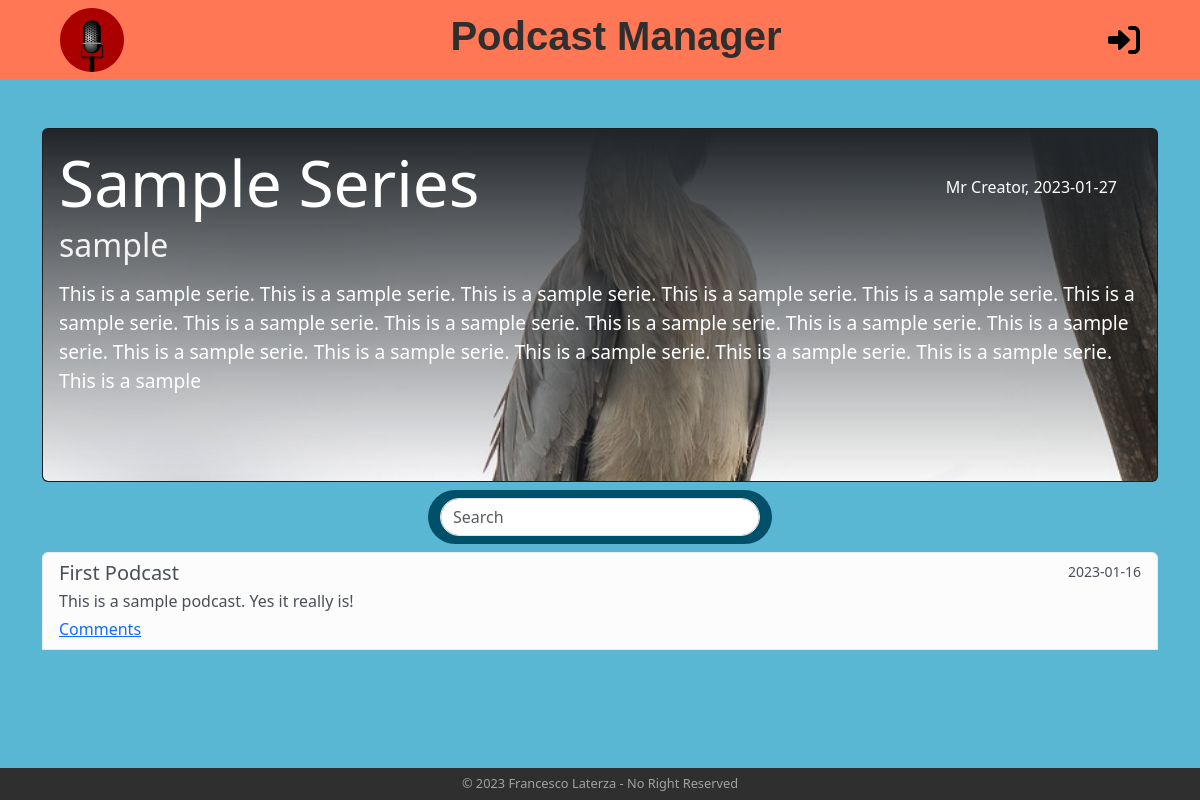
Page /series/10 on the committed database.
### tables this page shows
CREATE TABLE "series" (
	"id"	INTEGER,
	"title"	TEXT NOT NULL,
	"category"	TEXT NOT NULL,
	"date"	TEXT NOT NULL,
	"text"	TEXT NOT NULL,
	"creator_id"	INTEGER NOT NULL,
	PRIMARY KEY("id" AUTOINCREMENT),
	FOREIGN KEY("creator_id") REFERENCES "users"("id") ON DELETE CASCADE
);

CREATE TABLE "users" (
	"id"	INTEGER,
	"username"	TEXT NOT NULL,
	"email"	TEXT NOT NULL UNIQUE,
	"password"	TEXT NOT NULL,
	"is_creator"	INTEGER NOT NULL,
	PRIMARY KEY("id" AUTOINCREMENT)
);

CREATE TABLE "podcasts" (
	"id"	INTEGER,
	"title"	TEXT NOT NULL UNIQUE,
	"description"	TEXT NOT NULL,
	"date"	TEXT,
	"series_id"	INTEGER NOT NULL,
	PRIMARY KEY("id" AUTOINCREMENT),
	FOREIGN KEY("series_id") REFERENCES "series"("id") ON DELETE CASCADE
);

### app.py (the view)
@app.route('/series/<int:series_id>')
def series(series_id):
    series_selected = series_dao.get_series_by_id(series_id)
    if not series_selected:
        flash("Series do not exist...", "danger")
        return redirect(url_for("home"))
    if current_user.is_authenticated:
        podcasts = podcast_dao.get_podcasts(series_id, current_user.id)
    else:
        podcasts = podcast_dao.get_podcasts(series_id, 0)
    return render_template("series.html", series=series_selected, podcasts=podcasts, get_creator_name=users_dao.get_user_username_by_id, is_following=follows_dao.is_following, comments=comments_dao.get_comments, str=str)

### dao/comments_dao.py (called while the page is built)
def get_comments(podcast_id):
    conn = sqlite3.connect("db/series.db")
    conn.row_factory = sqlite3.Row
    cursor = conn.cursor()
    sql = "SELECT * FROM comments WHERE podcast_id = ?"
    cursor.execute(sql, (podcast_id, ))
    res = cursor.fetchall()
    cursor.close()
    conn.close()
    return res

### dao/podcast_dao.py (called while the page is built)
def get_podcasts(series_id, creator_id):
    conn = sqlite3.connect("db/series.db")
    conn.row_factory = sqlite3.Row
    cursor = conn.cursor()
    sql = "SELECT podcasts.*, creator_id FROM podcasts LEFT JOIN series ON podcasts.series_id = series.id WHERE series_id = ? AND ( podcasts.date <= ? OR creator_id = ? ) ORDER BY date ASC"
    curr_date = date.today()
    cursor.execute(sql, (series_id, curr_date, creator_id))
    res = cursor.fetchall()
    cursor.close()
    conn.close()
    return res

### dao/series_dao.py (called while the page is built)
def get_series_by_id(id):
    conn = sqlite3.connect("db/series.db")
    conn.row_factory = sqlite3.Row
    cursor = conn.cursor()
    sql = "SELECT * FROM series WHERE id = ?"
    cursor.execute(sql, (id, ))
    res = cursor.fetchone()
    cursor.close()
    conn.close()
    return res

### dao/users_dao.py (called while the page is built)
def get_user_by_id(id):
    conn = sqlite3.connect("db/series.db")
    conn.row_factory = sqlite3.Row
    cursor = conn.cursor()
    sql = "SELECT * FROM users WHERE id = ?"
    cursor.execute(sql, (id, ))
    res = cursor.fetchone()
    cursor.close()
    conn.close()
    return res

def get_user_username_by_id(id):
    user = get_user_by_id(id)
    return user["username"]

### templates/series.html (shortened to what this page needs)
{% extends "base.html" %} {% block title %}{{ series.title }}{% endblock %} {%
block content%}
<main class="col-12 container height-main">
  <div class="card text-bg-dark mt-5">
    <img
      src="{{ url_for('static', filename='images/'+series.title.lower().replace(' ', '_')+'.jpeg') }}"
      class="card-img series-img-bg"
      alt="series image"
    />
    <article class="card-img-overlay">
      <section class="d-flex justify-content-between align-items-center">
        <h5 class="card-title series-title">{{ series.title }}</h5>
        <h6 class="card-text me-4">
          {{ get_creator_name(series.creator_id) }}, {{ series.date }}
        </h6>
      </section>
      <section>
        <h6 class="card-subtitle text-muted series-subtitle">
          {{ series.category }}
        </h6>
        <p class="card-text series-text mt-3">{{ series.text }}</p>
      </section>
    </article>
  </div>
  {% if podcasts | length != 0 %}
  <nav class="navbar search-nav my-2 mx-auto">
    <div class="container-fluid">
      <input
        class="form-control search-tab"
        type="search"
        placeholder="Search"
        aria-label="Search"
      />
    </div>
  </nav>
  {% endif %}
  <article class="list-group">
     {% for podcast in podcasts %}
    <section
      class="list-group-item list-group-item-action list-group-item-light"
      data-podcast
    >
      <div class="d-flex w-100 justify-content-between">
        <h5 class="mb-1" data-podcast-title>{{ podcast.title }}</h5>
        <small>{{ podcast.date }}</small>
      </div>
      <p class="mb-1" data-podcast-description>{{ podcast.description }}</p>
      <a
        href="#"
        class=""
        data-bs-toggle="modal"
        data-bs-target="#modal-comments-{{ podcast.id }}"
        title="open comments section"
      >
        Comments
      </a>
    </section>
    {% endfor %}
  </article>
</main>
{% endblock%}

### templates/base.html (shortened to what this page needs)
<!DOCTYPE html>
<html lang="en">
  <head>
    <link
      href="https://cdn.jsdelivr.net/npm/bootstrap@5.3.0-alpha1/dist/css/bootstrap.min.css"
      rel="stylesheet"
    />
    <link
      rel="stylesheet"
      href="{{ url_for('static', filename='style.css') }}"
    />
  </head>
  <body>
    <header>
      <div class="container-fluid mx-5 header-container">
        <a href="{{ url_for('home') }}" title="homepage">
          <img
            src="{{ url_for('static', filename='images/logo.svg') }}"
            alt="logo"
            class="logo-img"
          />
        </a>
        <a href="{{ url_for('home') }}" title="homepage">
          <h1>Podcast Manager</h1>
        </a>
        {% if current_user.is_authenticated %}
        <a href="{{ url_for('profile') }}" title="profile">
          <img
            src="{{ url_for('static', filename='images/user-icon.svg') }}"
            alt="login-icon"
            class="user-icon"
          />
        </a>
        {% else %}
        <a href="{{ url_for('login') }}" title="login">
          <img
            src="{{ url_for('static', filename='images/login-icon.svg') }}"
            alt="user-icon"
            class="user-icon"
          />
        </a>
        {% endif %}
      </div>
    </header>
     {% block content %}{% endblock %}
    <footer class="copy-container">
      <p class="copy">© 2023 Francesco Laterza - No Right Reserved</p>
    </footer>
  </body>
</html>

### static/style.css (style rules this page uses)
body { font-family: "Segoe UI", Tahoma, Geneva, Verdana, sans-serif; background-color: #5ab7d4; }
header { height: 5rem; background-color: #ff7754; display: flex; align-items: center; }
.header-container { display: flex; justify-content: space-between; align-items: center; }
.logo-img { width: 4rem; }
header a { text-decoration: none; color: #2f2f2f; }
header h1 { font-family: "Trebuchet MS", "Lucida Sans Unicode", "Lucida Grande", "Lucida Sans", Arial, sans-serif; font-weight: bold; }
.user-icon { width: 2rem; }
main { min-height: calc(100vh - 7rem); }
.card { background-color: #00506a; color: #5ab7d4; }
.series-img-bg { height: 20rem; object-fit: cover; -webkit-mask-image: -webkit-gradient( linear, left top, left bottom, from(rgba(0, 0, 0, 0)), to(rgba(0, 0, 0, 1)) ); mask-image: linear-gradient(to bottom, rgba(0, 0, 0, 0), rgba(0, 0, 0, 1)); }
.series-title { font-size: 4rem; }
.series-subtitle { font-size: 2rem; color: #f2f2f2 !important; }
.series-text { font-size: 1.2rem; }
.copy-container { height: 2rem; background-color: #2f2f2f; display: flex; justify-content: center; align-items: center; }
.copy { margin-bottom: 0; color: #a2a2a2; font-size: 0.8rem; }
.height-main { min-height: calc(100vh - 10rem); }
.search-nav { background-color: #00506a; border-radius: 5rem; max-width: fit-content; }
.search-tab { border-radius: 5rem; width: 20rem; }
@media (max-width: 1400px) { .series-img-bg { height: 22rem; } }

### rows in the picture
series: title "Sample Series", date "2023-01-27", category "sample", text "This is a sample serie. This is a sample serie. This is a sample serie. This is a sample serie. This is a sample serie. This is a sample serie. This is a sample serie. This is a sample serie. This is a sample serie. This is a sample serie. This is a sample serie. This is a sample serie. This is a sample serie. This is a sample serie. This is a sample serie. This is a sample serie. This is a sample"
users: username "Mr Creator"
podcasts: title "First Podcast", date "2023-01-16", description "This is a sample podcast. Yes it really is!"
